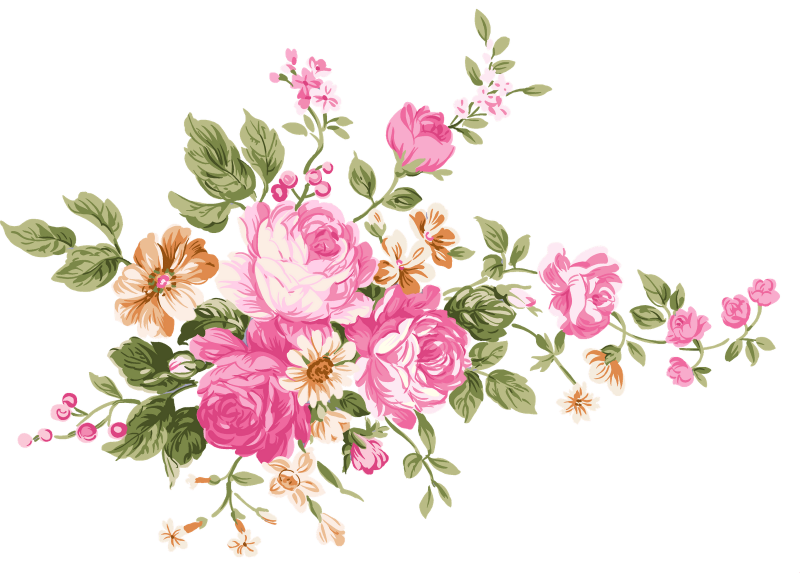
#> input picture Chapter 17/seatingCards/img.png, 1600 x 1145 px (shown at 1/2 size)
$ python seatingCards.py
#> lines starting #> are read from the running program, lines starting #| are printed output that depends on the picture
from PIL import Image, ImageDraw

im = Image.new('RGBA', (360 * 2, 288 * 2), 'white')
#> im: PIL image 720x576 RGBA; every value is 255
draw = ImageDraw.Draw(im)
draw.text((50, 50), 'Welcome Master Anikin', fill='black')
flowerIm = Image.open('img.png').convert('RGBA')
#> flowerIm is the input picture: PIL image 1600x1145 RGBA; mean R, G, B, A 113.2, 128, 99.3, 75.5
resizedFlowerIm = flowerIm.resize((260 * 2, 188 * 2))
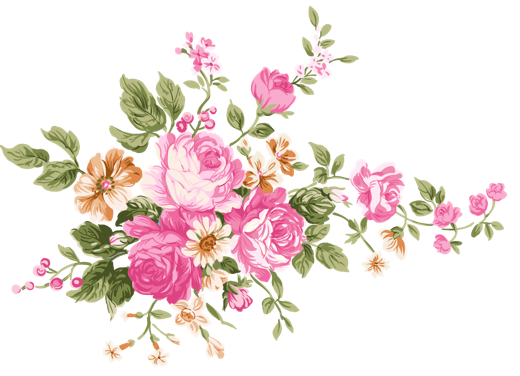
#> resizedFlowerIm: PIL image 520x376 RGBA; mean R, G, B, A 66.6, 53.4, 49, 75.5; transparent parts drawn white
im.paste(resizedFlowerIm, (50 * 2, 50 * 2), resizedFlowerIm)
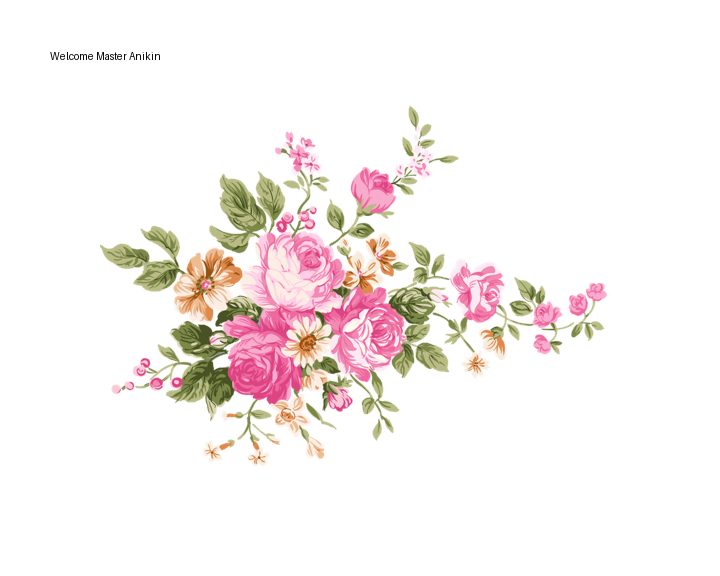
#> im: PIL image 720x576 RGBA; mean R, G, B, A 247.9, 241.9, 240.3, 254; transparent parts drawn white
im.save('flowerImTextLarger.png')

$ run again, with Chapter 17/seatingCards/alphaLayerIm.png copied over Chapter 17/seatingCards/img.png
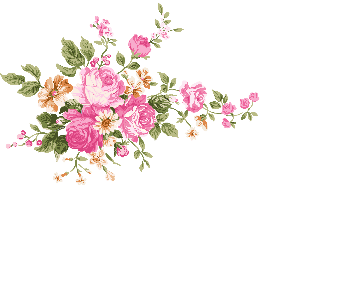
#> input picture Chapter 17/seatingCards/alphaLayerIm.png, 360 x 288 px
#> flowerIm is the input picture: PIL image 360x288 RGBA; mean R, G, B, A 185.9, 193.1, 179.1, 167.5
#> `resizedFlowerIm = flowerIm.resize((260 * 2, 188 * 2))`:
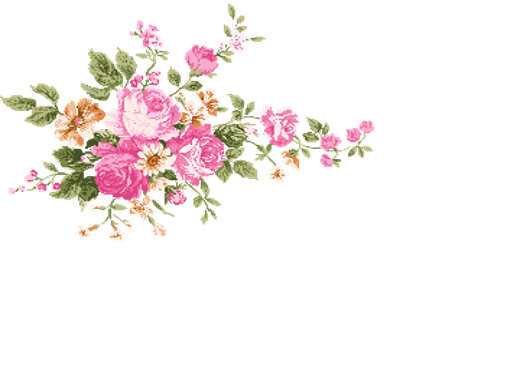
#> resizedFlowerIm: PIL image 520x376 RGBA; mean R, G, B, A 165.4, 158.9, 156.5, 167.5; transparent parts drawn white
#> `im.paste(resizedFlowerIm, (50 * 2, 50 * 2), resizedFlowerIm)`:
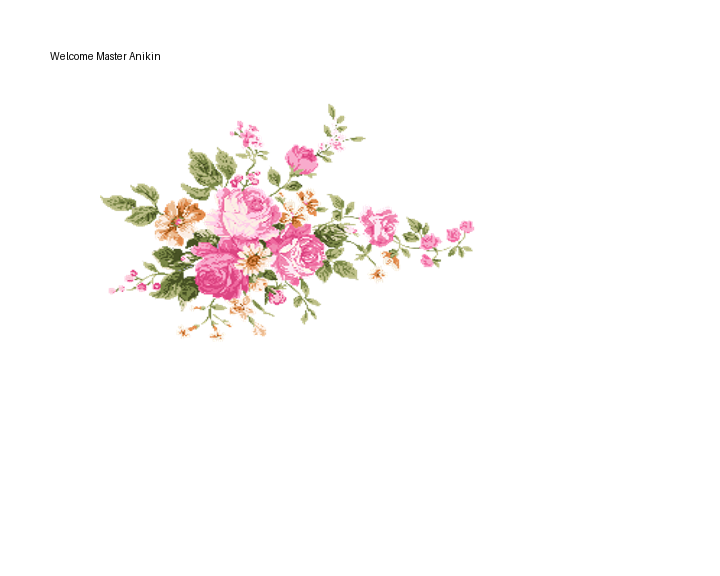
#> im: PIL image 720x576 RGBA; mean R, G, B, A 251.5, 248.6, 247.8, 254.2; transparent parts drawn white

$ run again, with Chapter 17/seatingCards/flower.png copied over Chapter 17/seatingCards/img.png
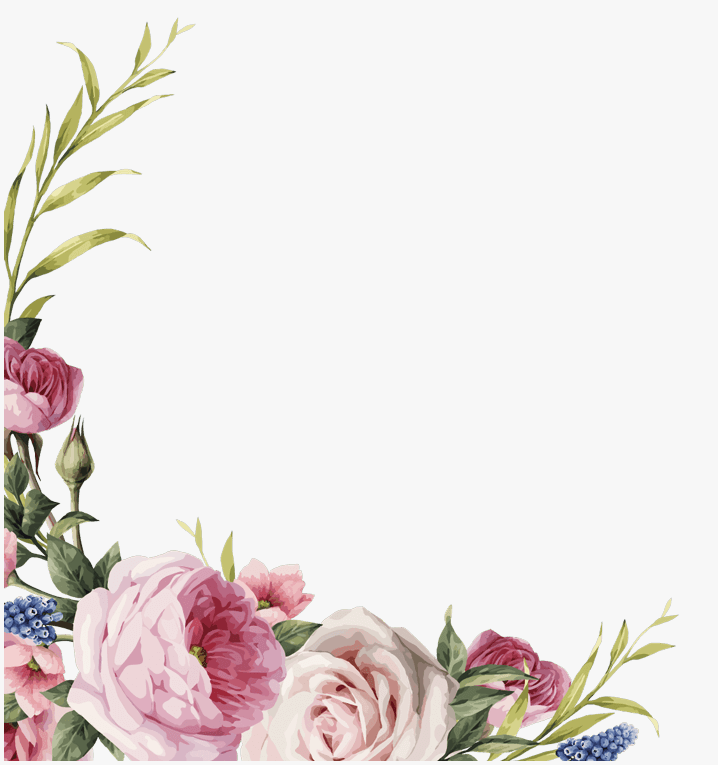
#> input picture Chapter 17/seatingCards/flower.png, 718 x 765 px
#> flowerIm is the input picture: PIL image 718x765 RGBA; mean R, G, B, A 233.4, 227.4, 225.3, 255
#> `resizedFlowerIm = flowerIm.resize((260 * 2, 188 * 2))`:
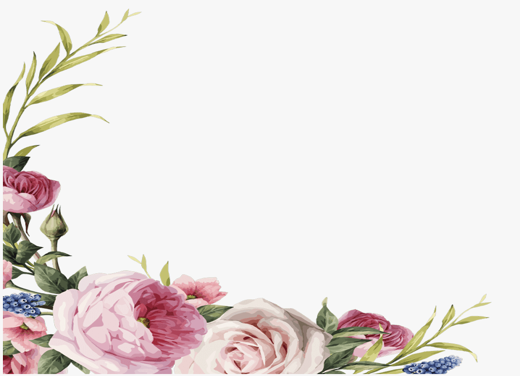
#> resizedFlowerIm: PIL image 520x376 RGBA; mean R, G, B, A 233.4, 227.4, 225.3, 255
#> `im.paste(resizedFlowerIm, (50 * 2, 50 * 2), resizedFlowerIm)`:
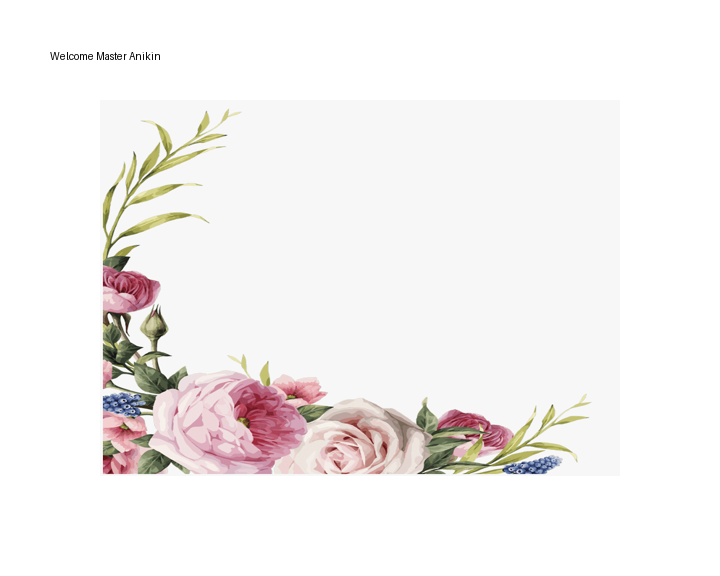
#> im: PIL image 720x576 RGBA; mean R, G, B, A 244.7, 241.8, 240.8, 255

$ run again, with Chapter 17/seatingCards/flowerIm.png copied over Chapter 17/seatingCards/img.png
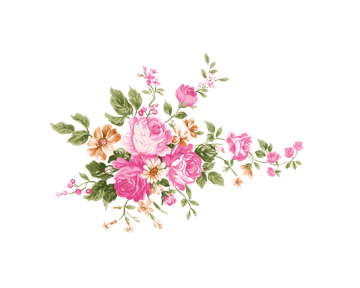
#> input picture Chapter 17/seatingCards/flowerIm.png, 360 x 288 px
#> flowerIm is the input picture: PIL image 360x288 RGBA; mean R, G, B, A 248.2, 242.1, 240.5, 253.2
#> `resizedFlowerIm = flowerIm.resize((260 * 2, 188 * 2))`:
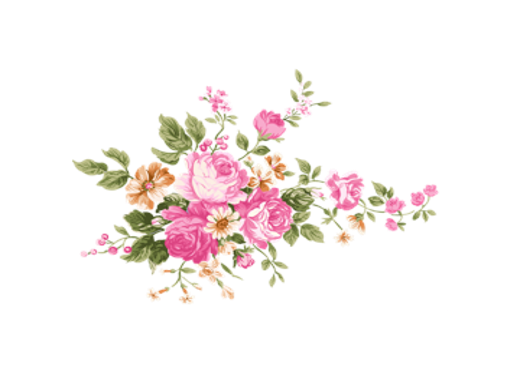
#> resizedFlowerIm: PIL image 520x376 RGBA; mean R, G, B, A 248.1, 242.1, 240.5, 253.1; transparent parts drawn white
#> `im.paste(resizedFlowerIm, (50 * 2, 50 * 2), resizedFlowerIm)`:
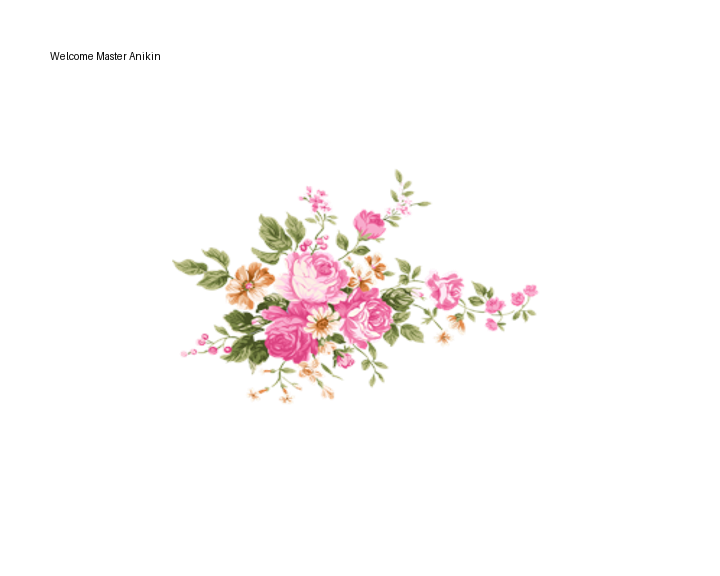
#> im: PIL image 720x576 RGBA; mean R, G, B, A 251.7, 248.9, 248.2, 254.2; transparent parts drawn white
